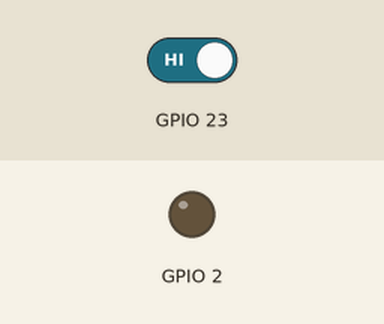
Recording of a sketch running on a simulated ESP32. Shown: output pins drawn as LEDs (lit = HIGH). Inputs (shaded band) come from the test bench; at power-on: GPIO 23 HIGH.

Above: at 1.2 s.
1.3 s: GPIO 23 driven LOW
At 2.4 s:
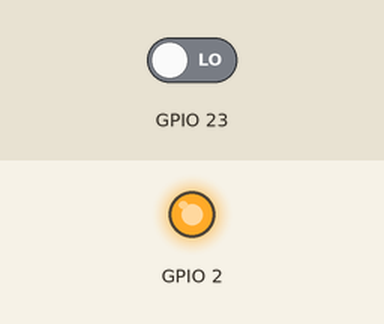
2.8 s: GPIO 23 driven HIGH
At 3.7 s:
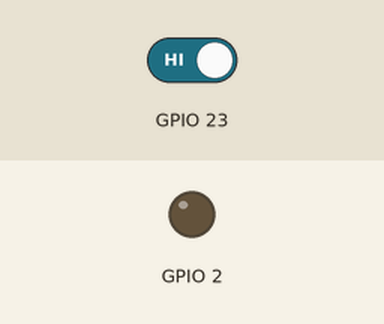
Timing chart, 0 to 5.8 s (numbered marks = the images above; inputs shaded):
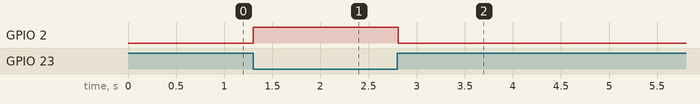

The sketch:

boton.ino
```cpp
// the setup function runs once when you press reset or power the board
void setup() {
  // initialize digital pin LED_BUILTIN as an output.
  pinMode(2, OUTPUT);
  pinMode(23, INPUT);
}

// the loop function runs over and over again forever
void loop() {
  int boton = digitalRead(23);
  if (!boton){
    digitalWrite(2, HIGH);   // turn the LED on (HIGH is the voltage level)
  }else{
    digitalWrite(2, LOW);    // turn the LED off by making the voltage LOW
  }
  delay(10);                       // wait for a second
}
```

Measured:
- after the input at 1.3 s, GPIO 2: LOW → HIGH at once
- after the input at 2.8 s, GPIO 2: HIGH → LOW at once
